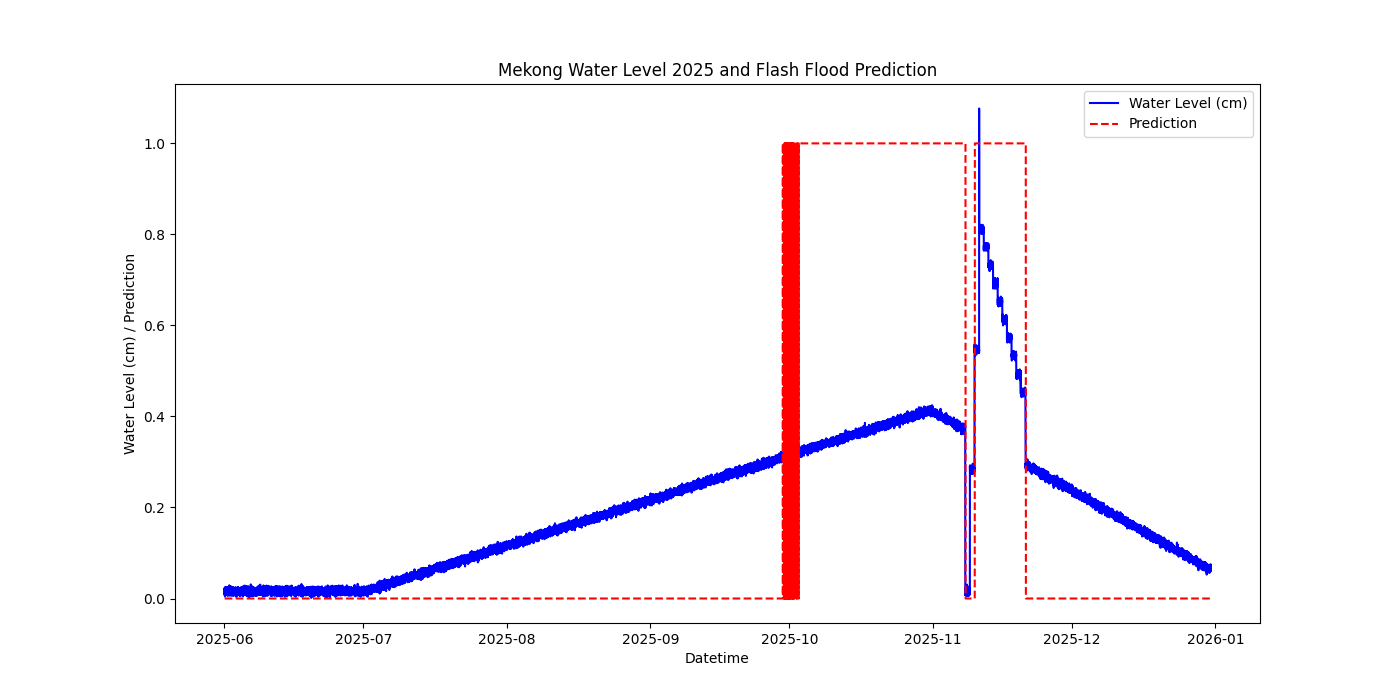

The script that drew this image:
import pandas as pd
import matplotlib.pyplot as plt

# Load the dataset
df = pd.read_csv('3-1-mekong-water-level-future-data-predicted.csv')

# Preprocess the data
df['datetime'] = pd.to_datetime(df['datetime'])
df.set_index('datetime', inplace=True)

# Plot water level time series
plt.figure(figsize=(14, 7))
plt.plot(df.index, df['water level (cm)'], label='Water Level (cm)', color='b')

# Plot prediction time series
plt.plot(df.index, df['prediction'], label='Prediction', color='r', linestyle='--')

# Add titles and labels
plt.title('Mekong Water Level 2025 and Flash Flood Prediction')
plt.xlabel('Datetime')
plt.ylabel('Water Level (cm) / Prediction')
plt.legend()

# Show plot
plt.show()
